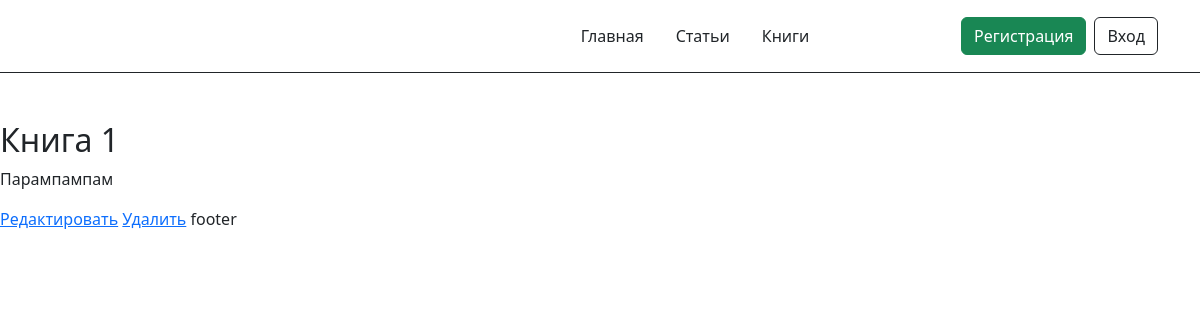
The app's page /books/3, older data.
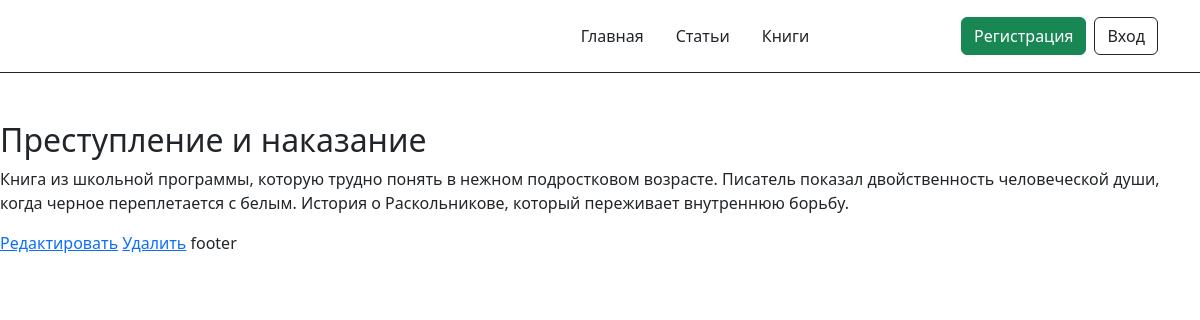
The same page, newer data.
### classviewshome/models.py (models this page shows, shortened)
class Book(models.Model):
    title = models.CharField(max_length=100, verbose_name="Заголовок")
    description = models.CharField(max_length=340, verbose_name="Описание")
    article = models.ManyToManyField(Article, verbose_name="Статьи")

### classviewshome/views.py (the view)
# urls.py: path('books/<int:pk>', BookDetailView.as_view(), name='book_detail'),
class BookDetailView(DetailView):
    model = Book

### classviewshome/templates/classviewshome/book_detail.html
{% extends 'base.html' %}
{% block content %}
    <h2>{{ book.title }}</h2>
    <p>{{ book.description}}</p>
    <a href="{% url 'update_book' book.pk %}">Редактировать</a>
    <a href="{% url 'delete_book' book.pk %}">Удалить</a>
{% endblock content %}

Row changes from the older to the newer data that the page shows:
changed Book: title "Книга 1" → "Преступление и наказание"; description "Парампампам" → "Книга из школьной программы, которую трудно понять в нежном подростковом возрасте. Писатель показал двойственность человеческой души, когда черное переплетается с белым. История о Раскольникове, который переживает внутреннюю борьбу."
